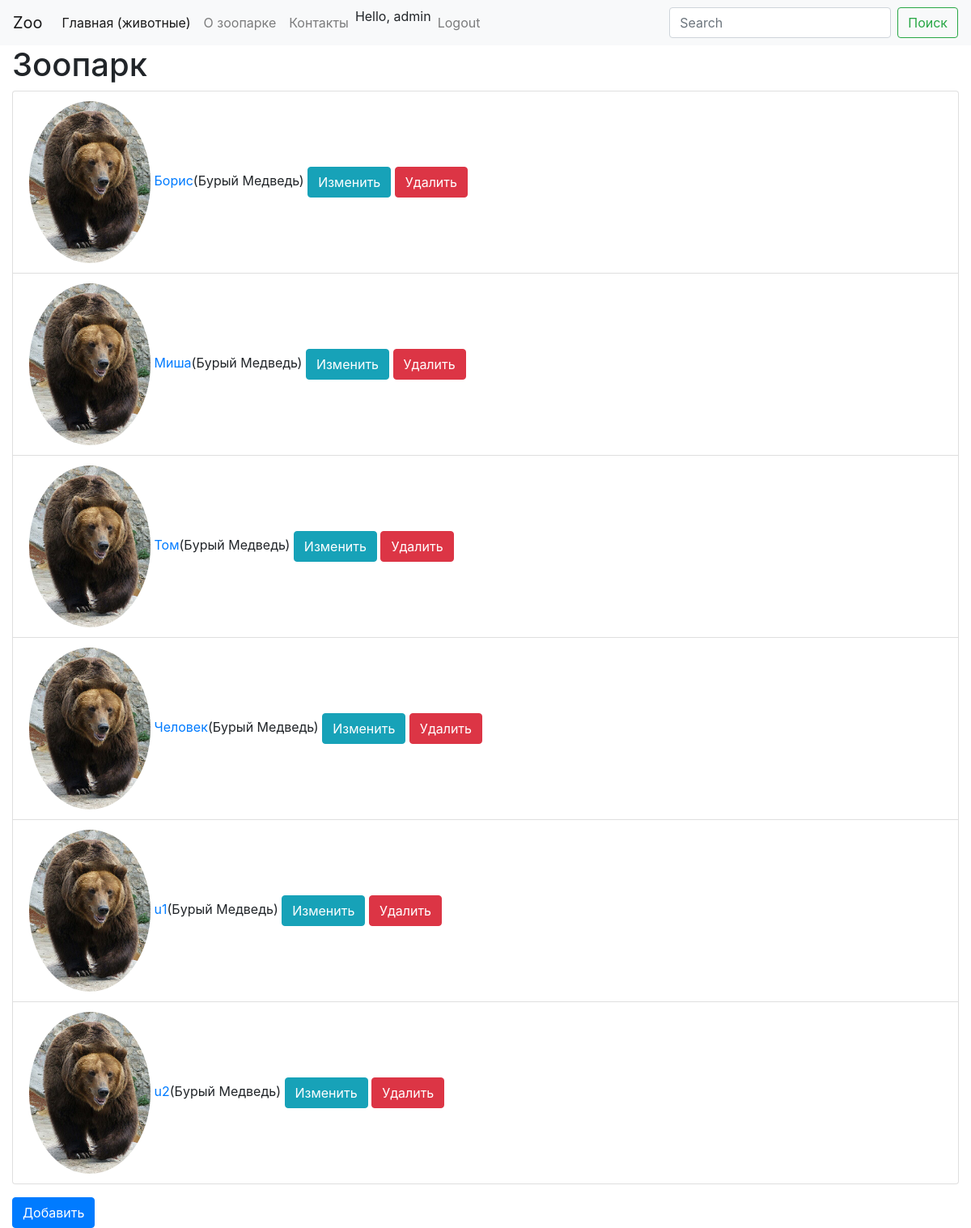
The app's page / (signed in) with its own data.
### animals/models.py (models this page shows, shortened)
class Animal(models.Model):
    name = models.CharField(max_length=64)
    kind = models.ForeignKey(Kind, on_delete=models.PROTECT)
    card = models.OneToOneField(AnimalCard, on_delete=models.CASCADE, blank=True, null=True)
    foods = models.ManyToManyField(Food)
    create = models.DateTimeField(auto_now_add=True)
    update = models.DateTimeField(auto_now=True)
    user = models.ForeignKey(User, on_delete=models.SET_NULL, blank=True, null=True)

class Kind(models.Model):
    name = models.CharField(max_length=64)
    family = models.ForeignKey(Family, on_delete=models.PROTECT, db_index=True)
    image = models.ImageField(upload_to='kind', blank=True, null=True)
    unique_together = [['name', 'family']]
    def __str__(self):
        return self.name

class Family(models.Model):
    name = models.CharField(max_length=64, unique=True)
    def __str__(self):
        return self.name

### animals/views.py (the view)
# urls.py: path('', AnimalListView.as_view(), name='index'),
class AnimalListView(ListView):
    model = Animal
    template_name = 'animals/index.html'
    def get_context_data(self, *args, **kwargs):
        context = super().get_context_data(*args, **kwargs)
        context['active_page'] = '/'
        return context

### animals/templates/animals/index.html (shortened to what this page needs)
{% extends "base.html" %}
{% block main %}
    <h1>Зоопарк</h1>
    <ul class="list-group">
        {% for animal in object_list %}
        <li class="list-group-item">
            {% if animal.kind.image %}
                <img class="img rounded-circle" width="150px" src="{{animal.kind.image.url}}">
            {% endif %}
            <a href="{% url 'animals:detail' pk=animal.pk %}">{{animal.name}}</a>({{animal.kind}} {{animal.kind.family}})
            <a href="{% url 'animals:update' pk=animal.pk %}" class="btn btn-info">Изменить</a>
            <a href="{% url 'animals:delete' pk=animal.pk %}" class="btn btn-danger">Удалить</a>
        </li>
        {% endfor %}
    </ul>
    <a href="{% url 'animals:create' %}" class="btn btn-primary">Добавить</a>
{% endblock %}

### templates/base.html (shortened to what this page needs)
{% load static %}
<!DOCTYPE html>
<html lang="en">
<head>
    <link rel="stylesheet" href="{% static 'css/bootstrap.min.css' %}">
</head>
<body>
<nav class="navbar navbar-expand-lg navbar-light bg-light">
  <a class="navbar-brand" href="/">Zoo</a>
  <div class="collapse navbar-collapse" id="navbarSupportedContent">
    <ul class="navbar-nav mr-auto">
      <li class="nav-item {% if active_page == '/'%} active {% endif %}">
        <a class="nav-link" href="/">Главная (животные) <span class="sr-only">(current)</span></a>
      </li>
      <li class="nav-item {% if active_page == '/about/'%} active {% endif %}" >
        <a class="nav-link" href="{% url 'about:about' %}">О зоопарке</a>
      </li>
        <li class="nav-item {% if active_page == '/contact/'%} active {% endif %}" >
        <a class="nav-link" href="/contact/">Контакты</a>
      </li>
      {% if user.is_authenticated %}
      Hello, {{user.username}}
        <li class="nav-item" >
          <a class="nav-link" href="{% url 'animals:logout' %}">Logout</a>
        </li>
      {% endif %}
    </ul>
    <form class="form-inline my-2 my-lg-0">
      <input class="form-control mr-sm-2" type="search" placeholder="Search" aria-label="Search">
      <button class="btn btn-outline-success my-2 my-sm-0" type="submit">Поиск</button>
    </form>
  </div>
</nav>
<div class="container-fluid">
   {% block main %} {% endblock %}
</div>
</body>
</html>

### records on screen
Animal: kind.image (picture), name "Борис", kind "Бурый", kind.family "Медведь"
Animal: kind.image (picture), name "Миша", kind "Бурый", kind.family "Медведь"
Animal: kind.image (picture), name "Том", kind "Бурый", kind.family "Медведь"
Animal: kind.image (picture), name "Человек", kind "Бурый", kind.family "Медведь"
Animal: kind.image (picture), name "u1", kind "Бурый", kind.family "Медведь"
Animal: kind.image (picture), name "u2", kind "Бурый", kind.family "Медведь"

### other values on screen
{{ user.username }} "admin"
